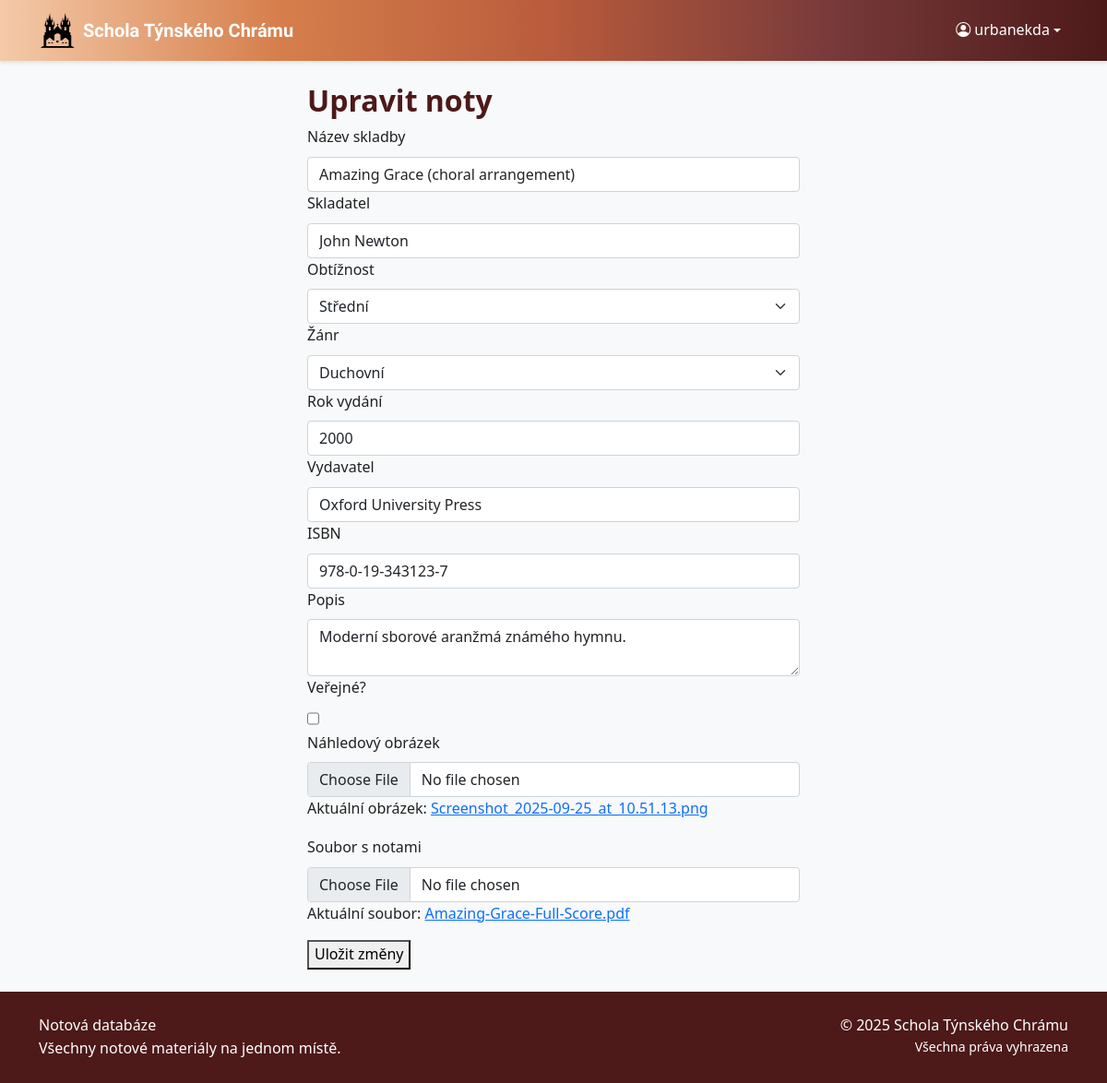
Page /edit/10 (signed in) on the committed database.
### sheet_music_app/models.py (models this page shows, shortened)
class Sheet(models.Model):
    RELIGIOUS = "REL"
    CHORAL = "CHO"
    JAZZ = "JAZ"
    POPULAR = "POP"
    CLASSICAL = "CLA"
    SECULAR = "SEC"
    FOLCLORE = "FOL"
    GENRE_CHOICES = [
        (RELIGIOUS, "Duchovní"),
        (CHORAL, "Sborová"),
        (JAZZ, "Jazzová"),
        (POPULAR, "Populární"),
        (CLASSICAL, "Klasická"),
        (SECULAR, "Světská"),
        (FOLCLORE, "Folklórní"),
    ]
    DIFFICULTY_CHOICES = [
        (1, 'Velmi snadná'),
        (2, 'Snadná'),
        (3, 'Střední'),
        (4, 'Obtížná'),
        (5, 'Velmi obtížná'),
    ]
    title = models.CharField(max_length=200)
    composer = models.CharField(max_length=200)
    arranger = models.CharField(max_length=200, blank=True, null=True)
    genre = models.CharField(choices=GENRE_CHOICES, blank=True, null=True)
    difficulty_level = models.CharField(choices=DIFFICULTY_CHOICES, blank=True, null=True, max_length=1)
    publication_year = models.IntegerField(blank=True, null=True)
    publisher = models.CharField(max_length=200, blank=True, null=True)
    isbn = models.CharField(max_length=20, blank=True, null=True)
    description = models.TextField(blank=True, null=True)
    date_created = models.DateTimeField(auto_now_add=True)
    date_modified = models.DateTimeField(auto_now=True)
    created_by = models.ForeignKey('auth.User', on_delete=models.CASCADE)
    modified_by = models.ForeignKey('auth.User', on_delete=models.CASCADE, related_name='modified_sheets')
    sheet_file = models.FileField()
    preview_image = models.ImageField(blank=True, null=True)
    public = models.BooleanField(default=False)

### sheet_music_app/views.py (the view, shortened to what this page needs)
# urls.py: path("edit/<int:pk>", views.edit_sheet, name="edit_sheet"),
@login_required(login_url='login')
def edit_sheet(request, pk):
    sheet = get_object_or_404(Sheet, pk=pk)
    return render(request, "edit_sheet.html", {
        "sheet": sheet,
        "genre_choices": Sheet.GENRE_CHOICES,
        "difficulty_choices": Sheet.DIFFICULTY_CHOICES,
    })

### sheet_music_app/templatetags/permissions.py (called while the page is built)
@register.filter(name='is_editor')
def is_editor(user):
    if not hasattr(user, 'is_authenticated'):
        return False
    return user.is_authenticated and (user.is_staff or user.is_superuser)

@register.filter(name='is_superuser')
def is_superuser(user):
    if not hasattr(user, 'is_authenticated'):
        return False
    return user.is_authenticated and user.is_superuser

### sheet_music_app/templates/edit_sheet.html (shortened to what this page needs)
{% extends "base.html" %}
{% load static %}
{% load permissions %}
{% block content %}
    <div class="container justify-content-center flex w-50 w-md-75 w-sm-100">
        <h1>Upravit noty</h1>
        <form method="post" enctype="multipart/form-data">
            <div class="title_input">
                <label for="title" class="form-label">Název skladby</label>
                <input type="text" name="title" id="title" class="form-control" required value="{{ sheet.title }}">
            </div>
            <div class="composer_input">
                <label for="composer" class="form-label">Skladatel</label>
                <input type="text" name="composer" id="composer" class="form-control" required value="{{ sheet.composer }}">
            </div>
            <div class="difficulty_input">
                <label for="difficulty_level" class="form-label">Obtížnost</label>
                <select class="form-select" id="difficulty_level" name="difficulty_level" required>
                    {% for difficulty_code, difficulty_name in difficulty_choices %}
                        <option value="{{ difficulty_code }}" {% if difficulty_code|stringformat:"s" == sheet.difficulty_level|stringformat:"s" %}selected{% endif %}>{{ difficulty_name }}</option>
                    {% endfor %}
                </select>
            </div>
            <div class="genre_input">
                <label for="genre" class="form-label">Žánr</label>
                <select class="form-select" id="genre" name="genre" required>
                    {% for genre_code, genre_name in genre_choices %}
                        <option value="{{ genre_code }}" {% if genre_code == sheet.genre %}selected{% endif %}>{{ genre_name }}</option>
                    {% endfor %}
                </select>
            </div>
            <div class="publication_year_input">
                <label for="publication_year" class="form-label">Rok vydání</label>
                <input type="number" name="publication_year" id="publication_year" class="form-control" value="{{ sheet.publication_year }}">
            </div>
            <div class="publisher_input">
                <label for="publisher" class="form-label">Vydavatel</label>
                <input type="text" name="publisher" id="publisher" class="form-control" value="{{ sheet.publisher }}">
            </div>
            <div class="isbn_input">
                <label for="isbn" class="form-label">ISBN</label>
                <input type="text" name="isbn" id="isbn" class="form-control" value="{{ sheet.isbn }}">
            </div>
            <div class="description_input">
                <label for="description" class="form-label">Popis</label>
                <textarea name="description" id="description" class="form-control">{{ sheet.description }}</textarea>
            </div>
            <div class="public_input">
                <label for="public" class="form-label">Veřejné?</label>
                <input type="checkbox" name="public" id="public" class="form-check" {% if sheet.public %}checked{% endif %}>
            </div>
            <div class="preview_image_input">
                <label for="preview_image" class="form-label">Náhledový obrázek</label>
                <input type="file" name="preview_image" id="preview_image" class="form-control">
                {% if sheet.preview_image %}
                <p>Aktuální obrázek: <a href="{{ sheet.preview_image.url }}" target="_blank">{{ sheet.preview_image.name }}</a></p>
                {% endif %}
            </div>
            <div class="sheet_file_input">
                <label for="sheet_file" class="form-label">Soubor s notami</label>
                <input type="file" name="sheet_file" id="sheet_file" class="form-control">
                {% if sheet.sheet_file %}
                <p>Aktuální soubor: <a href="{{ sheet.sheet_file.url }}" target="_blank">{{ sheet.sheet_file.name }}</a></p>
                {% endif %}
            </div>
            <button type="submit" class="submit-button">Uložit změny</button>
        </form>
    </div>
{% endblock %}

### sheet_music_app/templates/base.html (shortened to what this page needs)
<!DOCTYPE html>
{% load static %}
{% load permissions %}
<html lang="cs">
<head>
    <link href="https://cdn.jsdelivr.net/npm/bootstrap@5.0.2/dist/css/bootstrap.min.css" rel="stylesheet">
    <link rel="stylesheet" href="https://cdn.jsdelivr.net/npm/bootstrap-icons@1.9.1/font/bootstrap-icons.css">
    <link href="{% static 'css/style.css' %}" rel="stylesheet">
</head>
<body class="d-flex flex-column min-vh-100">
    <header>
        <nav class="navbar navbar-expand-lg navbar-dark sticky-top">
            <div class="container">
                <a class="navbar-brand d-flex align-items-center" href="{% url 'home' %}">
                    <img src="{% static 'images/tynsky_duch_logo.png' %}" alt="Logo" width="40" height="40" class="d-inline-block align-text-top me-2">
                    <span class="text-black uncial-antiqua-regular">Schola Týnského Chrámu</span>
                </a>
                <div class="navbar-collapse" id="navbarNav">
                    <ul class="navbar-nav">
                        {% if user.is_authenticated %}
                            <li class="nav-item dropdown">
                                <a class="nav-link dropdown-toggle d-flex align-items-center" href="#" id="userDropdown" role="button" data-bs-toggle="dropdown" aria-expanded="false">
                                    <i class="bi bi-person-circle me-1"></i>
                                    <span>{{ user.get_short_name|default:user.username }}</span>
                                </a>
                            </li>
                        {% endif %}
                    </ul>
                </div>
            </div>
        </nav>
    </header>
    <main class="flex-grow-1 py-4">
        <div class="container">
            {% block content %}
            {% endblock %}
        </div>
    </main>
    <footer class="bg-secondary py-4 mt-auto">
        <div class="container">
            <div class="row">
                <div class="col-md-6 text-center text-white text-md-start">
                    <p class="mb-0">Notová databáze</p>
                    <p class="mb-0">Všechny notové materiály na jednom místě.</p>
                </div>
                <div class="col-md-6 text-center text-md-end mt-3 mt-md-0">
                    <p class="mb-0">&copy; {% now "Y" %} Schola Týnského Chrámu</p>
                    <p class="small mb-0">Všechna práva vyhrazena</p>
                </div>
            </div>
        </div>
    </footer>
</body>
</html>

### sheet_music_app/static/css/style.css (style rules this page uses)
:root { --secondary: #4d1919; --primary-dark: #d67f4c; --primary-light: #eae6d5; --primary: #f4caa9; --secondary-light: #e1b99e; --light: #F5F5F5; --dark: #212121; --gray: #757575; --light-gray: #E0E0E0; --gradient-main: linear-gradient(0.25turn, #4d1919, #783a3a, #b95b3c, #d67f4c, #f4caa9); }
body { font-family: 'Segoe UI', Tahoma, Geneva, Verdana, sans-serif; color: var(--dark); background-color: #f8f9fa; line-height: 1.6; }
h1 { font-weight: 600; font-size: xx-large; color: var(--secondary); }
.uncial-antiqua-regular { font-family: "Uncial Antiqua", system-ui; font-weight: 550; font-style: normal; }
.navbar { background: linear-gradient(to left, #4d1919, #783a3a, #b95b3c, #d67f4c, #f4caa9) !important; box-shadow: 0 2px 4px rgba(0,0,0,0.1); }
.navbar-brand, .nav-link { color: white !important; font-weight: 500; }
footer { background-color: linear-gradient(0.25turn, #4d1919, #783a3a, #b95b3c, #d67f4c, #f4caa9); color: white; padding: 2rem 0; margin-top: 3rem; }
.bg-secondary { background-color: var(--secondary) !important; }

### rows in the picture
Sheet: title "Amazing Grace (choral arrangement)", composer "John Newton", difficulty_level "Střední", genre "Duchovní", publication_year "2000", publisher "Oxford University Press", isbn "978-0-19-343123-7", description "Moderní sborové aranžmá známého hymnu.", preview_image.name "Screenshot_2025-09-25_at_10.51.13.png", sheet_file.name "Amazing-Grace-Full-Score.pdf"

### other values in the picture
{{ user.get_short_name|default:user.username }} "urbanekda"
